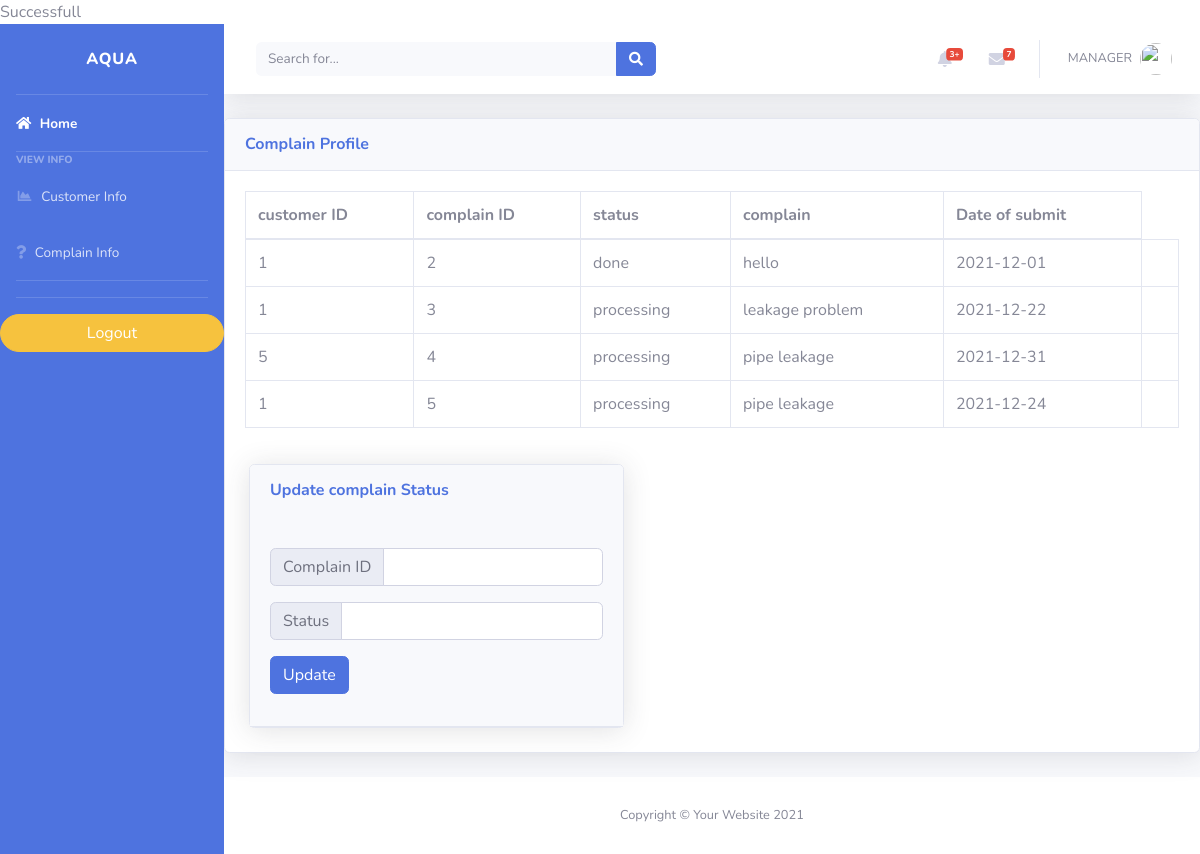
The page /Database_project/managercomplain.php on the database its author committed.
### tables this page shows
CREATE TABLE `complain` (
  `customer_id` int(11) NOT NULL,
  `id` int(11) NOT NULL,
  `status` text NOT NULL DEFAULT 'processing',
  `complain_txt` text NOT NULL,
  `date_of_submit` date NOT NULL
);

### Database_project/managercomplain.php (the view, shortened to what this page needs)
<?php
include ("config.php");
?>
<!DOCTYPE html>
<html lang="en">
<head>
  <link href="vendor/fontawesome-free/css/all.min.css" rel="stylesheet" type="text/css">
  <link href="css/sb-admin-2.min.css" rel="stylesheet">
</head>
<body id="page-top">
  <div id="wrapper">
       <ul class="navbar-nav bg-primary sidebar sidebar-dark accordion" id="accordionSidebar">
        <a class="sidebar-brand d-flex align-items-center justify-content-center" href="register_technician.html">
            <div class="sidebar-brand-text mx-3">AQUA</div>
        </a>
        <hr class="sidebar-divider my-0">
        <li class="nav-item active">
            <a class="nav-link" href="managerHome.php">
              <i class="fas fa-home"></i>
              <span>Home</span></a>
        </li>
        <hr class="sidebar-divider my-0">
        <div class="sidebar-heading">
            View info
        </div>
        <li class="nav-item">
            <a class="nav-link" href="manageroperation.php">
            <i class="fas fa-fw fa-chart-area"></i>
            <span>Customer Info </span></a>
        </li>
        <li class="nav-item">
            <a class="nav-link" href="managercomplain.php">
            <i class="fas fa-question"></i>
            <span>Complain Info </span></a>
        </li>
        <hr class="sidebar-divider d-none d-md-block">
        <hr class="sidebar-divider d-none d-md-block">
        <a href="managerauth.php?action=logout"  name="edit_btn" class="btn btn-warning badge-pill" > Logout </a>
   </ul>
    <div id="content-wrapper" class="d-flex flex-column">
      <div id="content">
        <nav class="navbar navbar-expand navbar-light bg-white topbar mb-4 static-top shadow">
          <form class="d-none d-sm-inline-block form-inline mr-auto ml-md-3 my-2 my-md-0 mw-100 navbar-search">
            <div class="input-group">
              <input type="text" class="form-control bg-light border-0 small" placeholder="Search for..." aria-label="Search" aria-describedby="basic-addon2">
              <div class="input-group-append">
                <button class="btn btn-primary" type="button">
                  <i class="fas fa-search fa-sm"></i>
                </button>
              </div>
            </div>
          </form>
          <ul class="navbar-nav ml-auto">
            <li class="nav-item dropdown no-arrow mx-1">
              <a class="nav-link dropdown-toggle" href="#" id="alertsDropdown" role="button" data-toggle="dropdown" aria-haspopup="true" aria-expanded="false">
                <i class="fas fa-bell fa-fw"></i>
                <span class="badge badge-danger badge-counter">3+</span>
              </a>
            </li>
            <li class="nav-item dropdown no-arrow mx-1">
              <a class="nav-link dropdown-toggle" href="#" id="messagesDropdown" role="button" data-toggle="dropdown" aria-haspopup="true" aria-expanded="false">
                <i class="fas fa-envelope fa-fw"></i>
                <span class="badge badge-danger badge-counter">7</span>
              </a>
            </li>
            <li class="nav-item dropdown no-arrow">
              <a class="nav-link dropdown-toggle" href="#" id="userDropdown" role="button" data-toggle="dropdown" aria-haspopup="true" aria-expanded="false">
                <span class="mr-2 d-none d-lg-inline text-gray-600 small">
               MANAGER
                </span>
                <img class="img-profile rounded-circle" src="https://source.unsplash.com/QAB-WJcbgJk/60x60">
              </a>
            </li>
          </ul>
        </nav>
  <div class="card shadow mb-4">
    <div class="card-header py-3">
      <h6 class="m-0 font-weight-bold text-primary">Complain Profile
      </h6>
    </div>
    <div class="card-body">
      <div class="table-responsive">
        <table class="table table-bordered" id="dataTable" width="100%" cellspacing="0">
          <thead>
            <tr>
              <th> customer ID </th>
              <th>  complain ID </th>
              <th> status </th>
              <th>complain </th>
              <th>Date of submit</th>
            </tr>
          </thead>
          <tbody>
          <?php
$sql = "SELECT * FROM complain";
$result = mysqli_query($conn, $sql);
while ($row = mysqli_fetch_assoc($result)) { ?>
	        <tr>
            <td> <?php echo($row['customer_id']);?> </td>
            <td> <?php echo($row['id']);?></td>
            <td> <?php echo($row['status']);?></td>
            <td> <?php echo($row['complain_txt']);?></td>
            <td> <?php echo($row['date_of_submit']);?></td>
            <td>
            </td>
            </tr>
<?php      } ?>
          </tbody>
        </table>
      </div>
    </div>
    <div class="row ml-2 px-3">
      <div class="card shadow mb-4">
        <div class="card-header py-3">
          <h6 class="m-0 font-weight-bold text-primary">Update complain Status</h6>
          <br><br>
          <form action="managerbackend.php" method="post">
          <div class="input-group mb-3">
            <div class="input-group-prepend">
              <span class="input-group-text" id="customerID">Complain ID</span>
            </div>
            <input type="text" class="form-control" id="customerID" name="id" aria-describedby="customerID">
          </div>
          <div class="input-group mb-3">
            <div class="input-group-prepend">
              <span class="input-group-text" id="Status">Status</span>
            </div>
            <input type="text" class="form-control" id="Status" name="status" aria-describedby="Status">
          </div>
          <button type="submit" class="btn btn-primary" data-toggle="modal" data-target="#updatetechnicianprofile">
            Update
          </button>
          </form >
        </div>
      </div>
    </div>
  </div>
    </div>
      <footer class="sticky-footer bg-white">
        <div class="container my-auto">
          <div class="copyright text-center my-auto">
            <span>Copyright &copy; Your Website 2021</span>
          </div>
        </div>
      </footer>
      </div>
      </div>
</body>
</html>

### rows shown on the page
complain: customer "1", id "2", status "done", complain_txt "hello", date_of_submit "2021-12-01"
complain: customer "1", id "3", status "processing", complain_txt "leakage problem", date_of_submit "2021-12-22"
complain: customer "5", id "4", status "processing", complain_txt "pipe leakage", date_of_submit "2021-12-31"
complain: customer "1", id "5", status "processing", complain_txt "pipe leakage", date_of_submit "2021-12-24"
